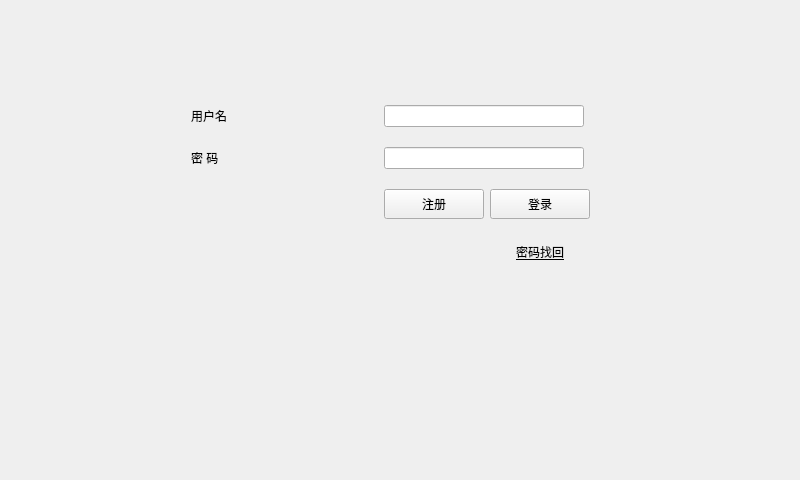
<?xml version="1.0" encoding="UTF-8"?>
<ui version="4.0">
 <class>IntelligentCommunity</class>
 <widget class="QMainWindow" name="IntelligentCommunity">
  <property name="geometry">
   <rect>
    <x>0</x>
    <y>0</y>
    <width>800</width>
    <height>480</height>
   </rect>
  </property>
  <property name="contextMenuPolicy">
   <enum>Qt::DefaultContextMenu</enum>
  </property>
  <property name="windowTitle">
   <string>智能社区</string>
  </property>
  <widget class="QWidget" name="centralWidget">
   <widget class="QWidget" name="layoutWidget">
    <property name="geometry">
     <rect>
      <x>180</x>
      <y>80</y>
      <width>421</width>
      <height>211</height>
     </rect>
    </property>
    <layout class="QGridLayout">
     <item row="0" column="0">
      <widget class="QLabel" name="label">
       <property name="sizePolicy">
        <sizepolicy hsizetype="Preferred" vsizetype="Fixed">
         <horstretch>0</horstretch>
         <verstretch>0</verstretch>
        </sizepolicy>
       </property>
       <property name="text">
        <string>用户名</string>
       </property>
      </widget>
     </item>
     <item row="0" column="1" colspan="2">
      <widget class="QLineEdit" name="line_account">
       <property name="maximumSize">
        <size>
         <width>200</width>
         <height>16777215</height>
        </size>
       </property>
      </widget>
     </item>
     <item row="1" column="0">
      <widget class="QLabel" name="label_2">
       <property name="sizePolicy">
        <sizepolicy hsizetype="Preferred" vsizetype="Fixed">
         <horstretch>0</horstretch>
         <verstretch>0</verstretch>
        </sizepolicy>
       </property>
       <property name="text">
        <string>密 码</string>
       </property>
      </widget>
     </item>
     <item row="1" column="1" colspan="2">
      <widget class="QLineEdit" name="line_passwd">
       <property name="maximumSize">
        <size>
         <width>200</width>
         <height>16777215</height>
        </size>
       </property>
       <property name="cursor">
        <cursorShape>ArrowCursor</cursorShape>
       </property>
       <property name="contextMenuPolicy">
        <enum>Qt::DefaultContextMenu</enum>
       </property>
       <property name="echoMode">
        <enum>QLineEdit::Password</enum>
       </property>
      </widget>
     </item>
     <item row="2" column="2">
      <widget class="QPushButton" name="btn_login">
       <property name="minimumSize">
        <size>
         <width>0</width>
         <height>30</height>
        </size>
       </property>
       <property name="maximumSize">
        <size>
         <width>100</width>
         <height>16777215</height>
        </size>
       </property>
       <property name="text">
        <string>登录</string>
       </property>
      </widget>
     </item>
     <item row="3" column="2">
      <widget class="QPushButton" name="btn_passwd_back">
       <property name="font">
        <font>
         <underline>true</underline>
        </font>
       </property>
       <property name="styleSheet">
        <string notr="true">background-color: rgba(255, 255, 255, 0);</string>
       </property>
       <property name="text">
        <string>密码找回</string>
       </property>
       <property name="flat">
        <bool>true</bool>
       </property>
      </widget>
     </item>
     <item row="2" column="1">
      <widget class="QPushButton" name="btn_register">
       <property name="minimumSize">
        <size>
         <width>0</width>
         <height>30</height>
        </size>
       </property>
       <property name="maximumSize">
        <size>
         <width>100</width>
         <height>16777215</height>
        </size>
       </property>
       <property name="text">
        <string>注册</string>
       </property>
      </widget>
     </item>
     <item row="2" column="0">
      <spacer name="horizontalSpacer">
       <property name="orientation">
        <enum>Qt::Horizontal</enum>
       </property>
       <property name="sizeType">
        <enum>QSizePolicy::Fixed</enum>
       </property>
       <property name="sizeHint" stdset="0">
        <size>
         <width>50</width>
         <height>20</height>
        </size>
       </property>
      </spacer>
     </item>
    </layout>
   </widget>
  </widget>
 </widget>
 <layoutdefault spacing="6" margin="11"/>
 <resources/>
 <connections/>
</ui>
